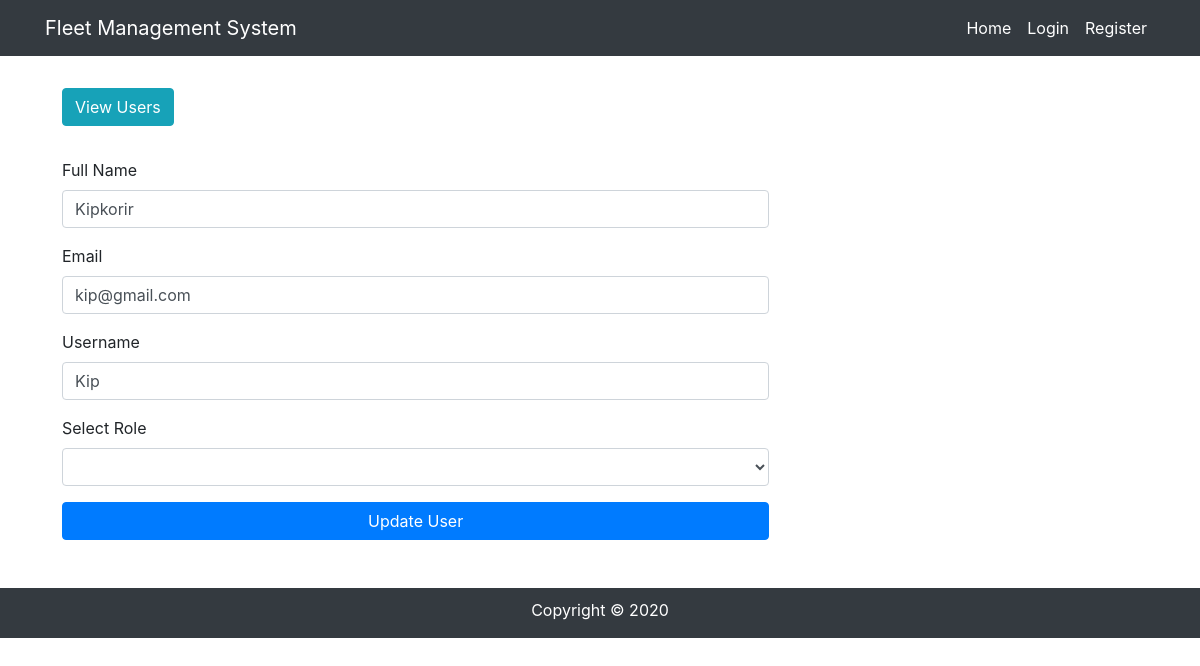
Page /editUser.php?id=3 on the committed database.
### tables this page shows
CREATE TABLE `users` (
  `id` int(9) NOT NULL,
  `name` varchar(100) NOT NULL,
  `email` varchar(100) NOT NULL,
  `username` varchar(100) NOT NULL,
  `role` varchar(100) NOT NULL,
  `password` varchar(100) NOT NULL
);

### editUser.php (the view, shortened to what this page needs)
<?php
include('header.php');
include_once("connection.php");
?>
<?php
$id = $_GET['id'];
$result = mysqli_query($mysqli, "SELECT * FROM users WHERE id=$id");
while($res = mysqli_fetch_array($result))
{
	$name = $res['name'];
	$email= $res['email'];
	$username= $res['username'];
	$role= $res['role'];
}
?>
<div class="container p-3">
<div class="p-3">
	<a class="btn btn-info" href="viewUsers.php">View Users</a>
</div>
	<div class="row p-3">
		<div class="col-md-8">
	<form action="editUser.php" method="post" name="form1">
		<div class="form-group">
			<label for="">Full Name</label>
			<input class="form-control" type="text" name="name" value="<?php echo $name; ?>" required>
		</div>
		<div class="form-group">
			<label for="">Email</label>
		<input class="form-control" type="text" name="email" value="<?php echo $email; ?>" required>
		</div>
		<div class="form-group">
			<label for="">Username</label>
			<input class="form-control" type="text" name="username" value="<?php echo $username; ?>" required>
		</div>
		<div class="form-group">
			<label for="exampleFormControlSelect1">Select Role</label>
			<select name="role" class="form-control" >
				<option value="<?php echo $role; ?>" selected="selected"></option>
				<option>Admin</option>
			</select>
		</div>
		<div class="form-group">
			<input type="submit" name="update" value="Update User" class="btn btn-primary btn-block"></td>
		</div>
		</div>
	</div>
</div>
<?php include('footer.php'); ?>

### rows in the picture
users: name "Kipkorir", email "kip@gmail.com", username "Kip"

### other values in the picture
$session "Fleet Management System"
